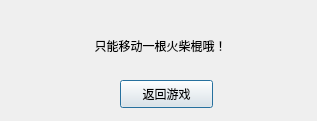
<?xml version="1.0" encoding="UTF-8"?>
<ui version="4.0">
 <class>Dialog</class>
 <widget class="QDialog" name="Dialog">
  <property name="geometry">
   <rect>
    <x>0</x>
    <y>0</y>
    <width>317</width>
    <height>121</height>
   </rect>
  </property>
  <property name="windowTitle">
   <string>Dialog</string>
  </property>
  <widget class="QLabel" name="label">
   <property name="geometry">
    <rect>
     <x>70</x>
     <y>20</y>
     <width>181</width>
     <height>51</height>
    </rect>
   </property>
   <property name="text">
    <string>只能移动一根火柴棍哦！</string>
   </property>
   <property name="alignment">
    <set>Qt::AlignCenter</set>
   </property>
  </widget>
  <widget class="QPushButton" name="pushButton">
   <property name="geometry">
    <rect>
     <x>120</x>
     <y>80</y>
     <width>93</width>
     <height>28</height>
    </rect>
   </property>
   <property name="text">
    <string>返回游戏</string>
   </property>
  </widget>
 </widget>
 <resources/>
 <connections/>
</ui>
